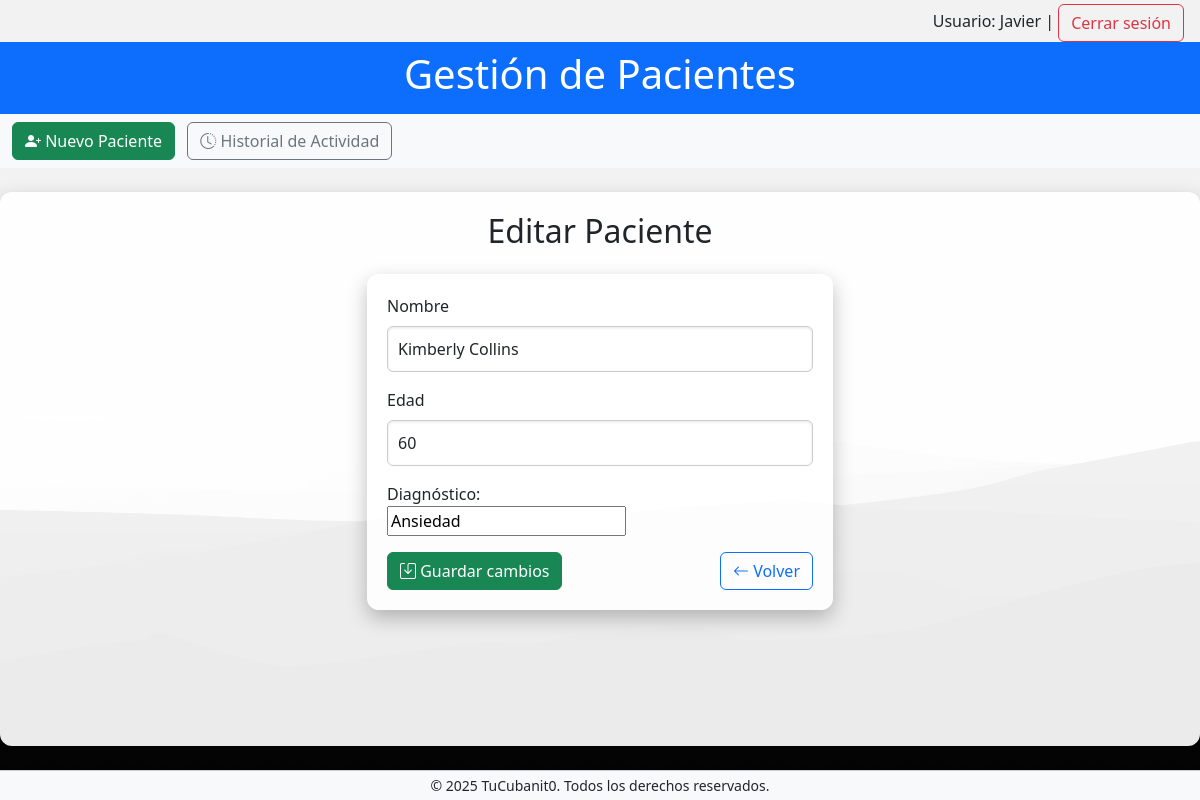
Page /editar_paciente/2 (signed in) on the committed database.
### tables this page shows
CREATE TABLE Pacientes (
                id INTEGER PRIMARY KEY AUTOINCREMENT,
                nombre TEXT NOT NULL,
                edad INTEGER NOT NULL,
                diagnostico TEXT NOT NULL
            );

### app.py (the view, shortened to what this page needs)
@app.route('/editar_paciente/<int:id>', methods=['GET', 'POST'])
def editar_paciente(id):
    paciente = db.obtener_paciente_por_id(id)
    if not paciente:
        abort(404)
    diagnosticos = db.obtener_diagnosticos_unicos()
    return render_template('editar_paciente.html', paciente=paciente, diagnosticos=diagnosticos)

### app.py (called while the page is built)
@app.before_request
def requerir_login():
    rutas_abiertas = ['login', 'registro_usuario', 'static']
    if not session.get('usuario') and not any(r in request.endpoint for r in rutas_abiertas):
        return redirect(url_for('login'))

@app.context_processor
def inject_current_year():
    return {'current_year': datetime.now().year}

### db.py (called while the page is built)
def obtener_conexion():
    return sqlite3.connect(DATABASE_PATH)

def handle_db_error(func):
    def wrapper(*args, **kwargs):
        try:
            return func(*args, **kwargs)
        except sqlite3.Error as e:
            print(f"Database error in {func.__name__}: {e}")
            return None
    return wrapper

@handle_db_error
def obtener_paciente_por_id(id: int) -> Optional[sqlite3.Row]:
    with sqlite3.connect(DATABASE_PATH) as conn:
        conn.row_factory = sqlite3.Row
        cursor = conn.cursor()
        cursor.execute('SELECT * FROM Pacientes WHERE id = ?', (id,))
        return cursor.fetchone()

@handle_db_error
def obtener_diagnosticos_unicos():
    conn = obtener_conexion()
    cursor = conn.cursor()
    cursor.execute("SELECT DISTINCT diagnostico FROM pacientes ORDER BY diagnostico ASC")
    resultados = [row[0] for row in cursor.fetchall()]
    conn.close()
    return resultados

### templates/editar_paciente.html (shortened to what this page needs)
{% extends 'base.html' %}
{% block content %}
<div class="container-fluid">
    <div class="row justify-content-center">
        <div class="col-md-6 col-lg-5">
            <h2 class="mb-4 text-center">Editar Paciente</h2>
            <form method="post" novalidate>
                <div class="mb-3">
                    <label for="nombre" class="form-label">Nombre</label>
                    <input type="text" name="nombre" id="nombre" class="form-control" required value="{{ paciente[1] }}"
                        placeholder="Ej: Juan Pérez">
                </div>
                <div class="mb-3">
                    <label for="edad" class="form-label">Edad</label>
                    <input type="number" name="edad" id="edad" class="form-control" required min="0" max="120"
                        value="{{ paciente[2] }}" placeholder="Ej: 45">
                </div>
                <div class="mb-3">
                    <label for="diagnostico">Diagnóstico:</label><br>
                    <input list="diagnosticos" name="diagnostico" id="diagnostico"
                        value="{{ paciente[3] if paciente else '' }}" required><br>
                </div>
                <div class="d-flex justify-content-between">
                    <button type="submit" class="btn btn-success">
                        <i class="bi bi-save"></i> Guardar cambios
                    </button>
                    <a href="{{ url_for('index') }}" class="btn btn-outline-primary">
                        <i class="bi bi-arrow-left"></i> Volver
                    </a>
                </div>
            </form>
        </div>
    </div>
</div>
{% endblock %}

### templates/base.html (shortened to what this page needs)
<!DOCTYPE html>
<html lang="es">
<head>
    <link rel="stylesheet" href="{{ url_for('static', filename='css/style.css') }}">
    <link href="https://cdn.jsdelivr.net/npm/bootstrap@5.3.5/dist/css/bootstrap.min.css" rel="stylesheet">
    <link href="https://cdn.jsdelivr.net/npm/bootstrap-icons@1.10.5/font/bootstrap-icons.css" rel="stylesheet">
</head>
<body class="bg-light d-flex flex-column min-vh-100">
    {% if session.usuario %}
<div class="text-end pe-3 pt-1">
    <span>Usuario: {{ session.usuario }}</span> |
    <a href={{ url_for('logout') }} class="btn btn-outline-danger">Cerrar sesión</a>
</div>
{% endif %}
    <header class="bg-primary text-white text-center py-2">
        <h1>Gestión de Pacientes</h1>
    </header>
    <nav class="navbar navbar-expand-lg navbar-light bg-light">
        <div class="container-fluid d-flex justify-content-between">
            <div>
                <a href="{{ url_for('nuevo_paciente') }}" class="btn btn-success me-2">
                    <i class="bi bi-person-plus-fill"></i> Nuevo Paciente
                </a>
                <a href="{{ url_for('ver_logs') }}" class="btn btn-outline-secondary">
                    <i class="bi bi-clock-history"></i> Historial de Actividad
                </a>
            </div>
        </div>
    </nav>
    <main class="container-fluid my-4 flex-grow-1">
        {% block content %}{% endblock %}
    </main>
    <footer class="bg-light text-center py-1 mt-auto">
        <p class="mb-0">&copy; {{ current_year }} TuCubanit0. Todos los derechos reservados.</p>
    </footer>

### static/css/style.css (style rules this page uses)
body { background-image: url('711093.jpg'); background-size: cover; background-repeat: no-repeat; background-attachment: fixed; background-position: center; margin: 0; font-family: 'Segoe UI', Tahoma, Geneva, Verdana, sans-serif; color: #333; }
main, .table-responsive, form, .card { background-color: rgba(255, 255, 255, 0.92); padding: 20px; border-radius: 12px; box-shadow: 0 8px 20px rgba(0, 0, 0, 0.25); animation: fadeIn 0.7s ease-in-out; }
form { max-width: 500px; margin: auto; }
input[type="text"], input[type="password"], input[type="number"], input[type="search"], textarea, select { width: 100%; padding: 10px; margin-bottom: 16px; border-radius: 6px; border: 1px solid #ccc; font-size: 16px; box-shadow: inset 0 1px 3px rgba(0,0,0,0.1); }
button, .btn { padding: 10px 18px; font-weight: bold; border-radius: 6px; transition: all 0.3s ease; }
footer { background-color: rgba(255, 255, 255, 0.7); text-align: center; padding: 10px; margin-top: 30px; border-top: 1px solid #ccc; font-size: 14px; }

### rows in the picture
Pacientes: usuario "Javier"
Pacientes: nombre "Kimberly Collins", edad "60", diagnostico "Ansiedad"
